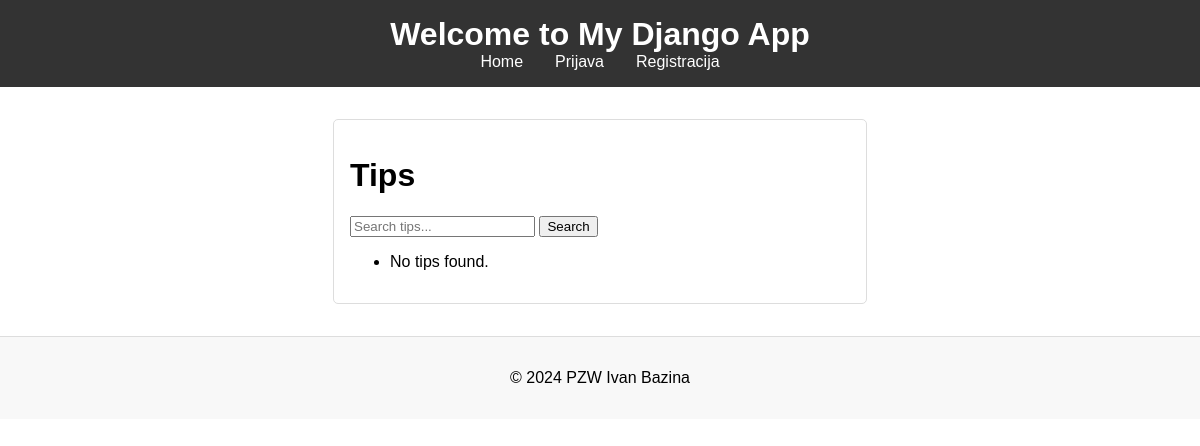
Before: /tips/ with the older database file.
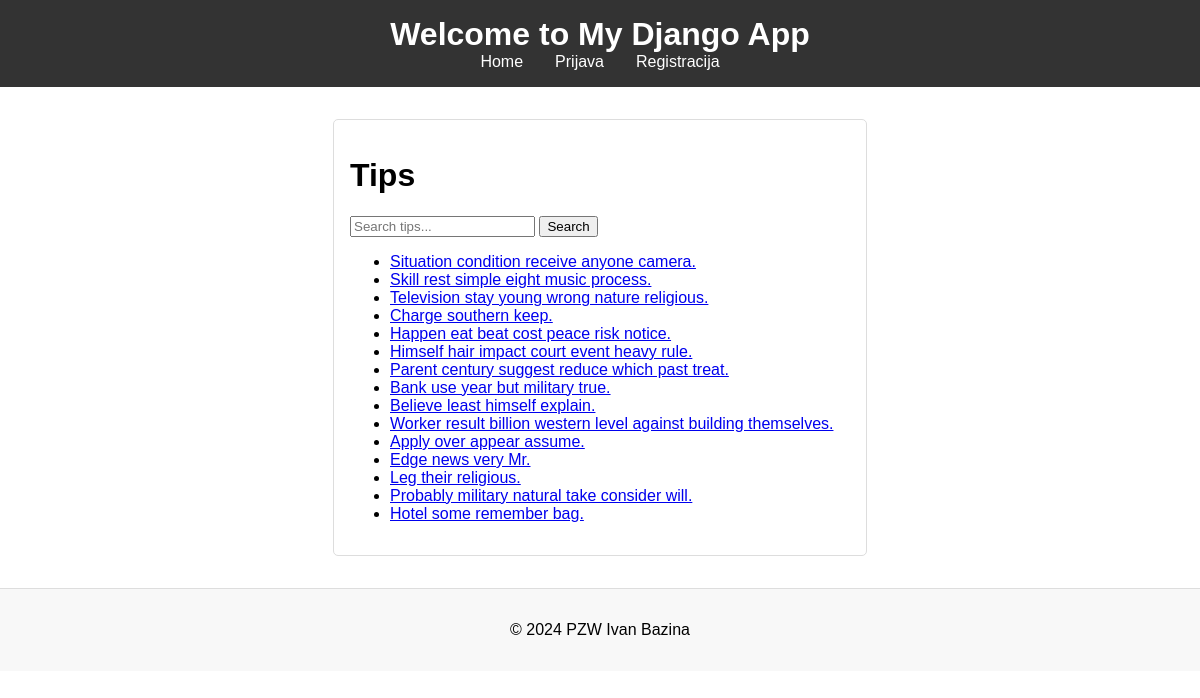
After: the same page with the newer database file.
### main/models.py (models this page shows, shortened)
class Tip(models.Model):
    title = models.CharField(max_length=200)
    content = models.TextField()
    published_date = models.DateField(auto_now_add=True)

### main/views.py (the view)
# urls.py: path('tips/', TipListView.as_view(), name='tip-list'),
class TipListView(BaseSearchListView):
    model = Tip
    template_name = 'tips/tip_list.html'
    context_object_name = 'tips'
    search_fields = ['title', 'content']

### main/views.py (called while the page is built)
    def get_queryset(self):
        query = self.request.GET.get('q')
        queryset = super().get_queryset()
        if query and self.search_fields:
            q_objects = Q()
            for field in self.search_fields:
                q_objects |= Q(**{f"{field}__icontains": query})
            return queryset.filter(q_objects)
        return queryset

### main/templates/tips/tip_list.html
{% extends "base_generic.html" %}
{% block content %}
<h1>Tips</h1>
<form method="get">
    <input type="text" name="q" placeholder="Search tips..." value="{{ request.GET.q }}">
    <button type="submit">Search</button>
</form>
<ul>
{% for tip in tips %}
    <li>
        <a href="{% url 'tip-detail' tip.pk %}">{{ tip.title }}</a>
    </li>
{% empty %}
    <li>No tips found.</li>
{% endfor %}
</ul>
{% endblock %}

Changed rows visible on the page:
added Tip: title "Situation condition receive anyone camera."
added Tip: title "Skill rest simple eight music process."
added Tip: title "Television stay young wrong nature religious."
added Tip: title "Charge southern keep."
added Tip: title "Happen eat beat cost peace risk notice."
added Tip: title "Himself hair impact court event heavy rule."
added Tip: title "Parent century suggest reduce which past treat."
added Tip: title "Bank use year but military true."
added Tip: title "Believe least himself explain."
added Tip: title "Worker result billion western level against building themselves."
added Tip: title "Apply over appear assume."
added Tip: title "Edge news very Mr."
added Tip: title "Leg their religious."
added Tip: title "Probably military natural take consider will."
added Tip: title "Hotel some remember bag."
Other visible differences:
text no longer shown: "No tips found."
